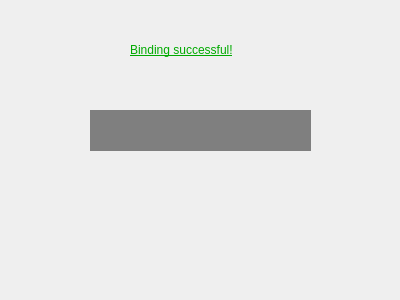
<?xml version="1.0" encoding="UTF-8"?>
<ui version="4.0">
 <class>Dialog</class>
 <widget class="QDialog" name="Dialog">
  <property name="geometry">
   <rect>
    <x>0</x>
    <y>0</y>
    <width>400</width>
    <height>300</height>
   </rect>
  </property>
  <property name="windowTitle">
   <string>Dialog</string>
  </property>
  <widget class="QLabel" name="label">
   <property name="geometry">
    <rect>
     <x>90</x>
     <y>110</y>
     <width>221</width>
     <height>41</height>
    </rect>
   </property>
   <property name="styleSheet">
    <string notr="true">font: 12pt &quot;Impact&quot;;
color: rgb(255, 255, 255);
background-color: rgb(127, 127, 127);
text-decoration: underline;</string>
   </property>
   <property name="text">
    <string/>
   </property>
  </widget>
  <widget class="QLabel" name="label_2">
   <property name="geometry">
    <rect>
     <x>96</x>
     <y>190</y>
     <width>211</width>
     <height>31</height>
    </rect>
   </property>
   <property name="styleSheet">
    <string notr="true">font: 12pt &quot;MS Shell Dlg 2&quot;;
text-decoration: underline;
color: rgb(0, 170, 0);</string>
   </property>
   <property name="text">
    <string/>
   </property>
  </widget>
  <widget class="QLabel" name="label_3">
   <property name="geometry">
    <rect>
     <x>130</x>
     <y>40</y>
     <width>141</width>
     <height>20</height>
    </rect>
   </property>
   <property name="styleSheet">
    <string notr="true">font: 12pt &quot;MS Shell Dlg 2&quot;;
text-decoration: underline;
color: rgb(0, 170, 0);</string>
   </property>
   <property name="text">
    <string>Binding successful!</string>
   </property>
  </widget>
 </widget>
 <resources/>
 <connections/>
</ui>
